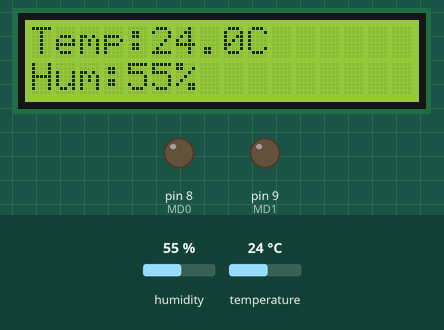
Simulated run of this sketch. Board: Arduino Uno, built with avr-gcc and run on an emulated ATmega328P. Shown: 16×2 character LCD, output pins drawn as LEDs (lit = HIGH). The test bench sets the inputs (shaded band); at power-on: humidity 55 %, temperature 24 °C. What the sketch prints to the serial monitor is not drawn.

Above: at 1.2 s.
1.3 s: humidity set to 83 %
At 5.7 s:
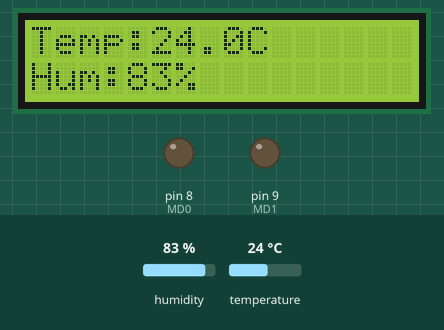
7.4 s: humidity set to 87 %
At 11.0 s:
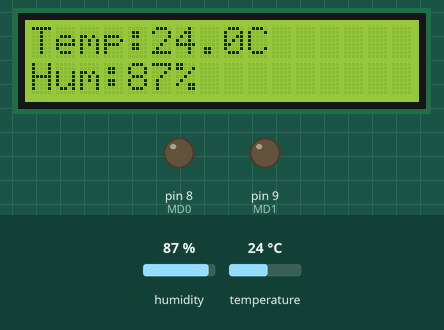
13.5 s: temperature set to 12 °C
At 16.3 s:
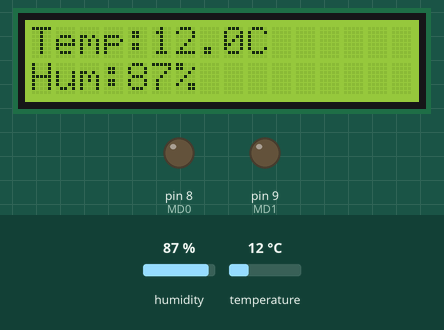
19.6 s: temperature set to 19 °C
At 21.7 s:
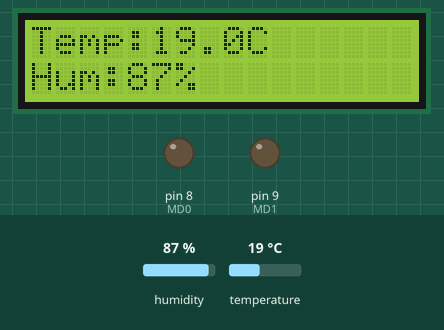
Timing chart, 0 to 23.2 s (numbered marks = the images above; inputs shaded):
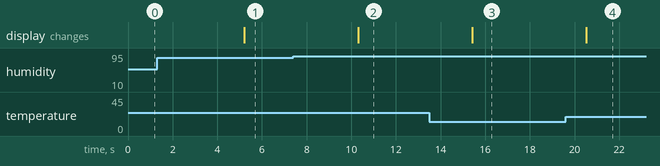

The sketch:

Node1.ino
```cpp
#include <ArduinoJson.h>
#include <SoftwareSerial.h>
#include <DHT.h>
#include <Wire.h>
#include <LiquidCrystal_I2C.h>

#define DHTPIN 2
#define DHTTYPE DHT11

#define MD0 8
#define MD1 9

// ===== Ngưỡng cảnh báo =====
#define TEMP_LIMIT 35
#define HUM_LIMIT 85

SoftwareSerial loraSerial(10, 11);

DHT dht(DHTPIN, DHTTYPE);

LiquidCrystal_I2C lcd(0x27, 16, 2);

void setup() {

  Serial.begin(9600);
  loraSerial.begin(9600);

  pinMode(MD0, OUTPUT);
  pinMode(MD1, OUTPUT);

  digitalWrite(MD0, LOW);
  digitalWrite(MD1, LOW);

  dht.begin();

  lcd.init();
  lcd.backlight();

  Serial.println("Node 1 Ready");
}

void loop() {

  float temp = dht.readTemperature();
  float hum  = dht.readHumidity();

  // ===== KIỂM TRA DHT11 =====
  if (isnan(temp) || isnan(hum)) {

    Serial.println("Loi DHT11");

    lcd.clear();
    lcd.setCursor(0, 0);
    lcd.print("DHT11 ERROR");

    delay(2000);
    return;
  }

  // ===== LCD =====
  lcd.clear();

  lcd.setCursor(0, 0);
  lcd.print("Temp:");
  lcd.print(temp, 1);
  lcd.print("C");

  lcd.setCursor(0, 1);
  lcd.print("Hum:");
  lcd.print(hum, 0);
  lcd.print("%");

  // ===== JSON =====
  DynamicJsonDocument doc(192);

  doc["id"] = "node1";
  doc["temp"] = temp;
  doc["hum"] = hum;

  // ===== KIỂM TRA NGƯỠNG =====
  if (temp > TEMP_LIMIT || hum > HUM_LIMIT)
  {
    doc["status"] = "OVER_LIMIT";
  }
  else
  {
    doc["status"] = "NORMAL";
  }

  String data;

  serializeJson(doc, data);

  loraSerial.println(data);

  Serial.println("Da gui:");
  Serial.println(data);

  delay(5000);
}
```

Measured:
- after the input at 1.3 s, the display: changes after 3.9 s (image 1)
- after the input at 7.4 s, the display: changes after 2.9 s (image 2)
- after the input at 13.5 s, the display: changes after 1.9 s (image 3)
- after the input at 19.6 s, the display: changes after 0.93 s (image 4)
